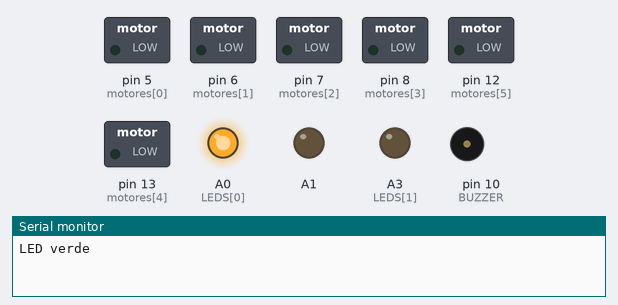
The sketch below on a simulated Arduino Uno, built with avr-gcc and run on an emulated ATmega328P. Shown: switched loads named in the sketch (green lamp = pin HIGH), output pins drawn as LEDs (lit = HIGH), buzzer (waves = sounding, pin HIGH), the last lines printed to the serial monitor.

Above: at 0.5 s.
At 1.8 s:
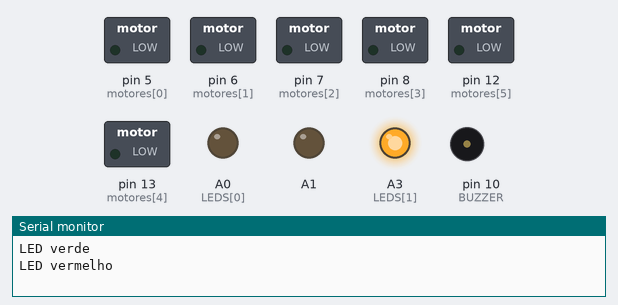
At 3.67 s:
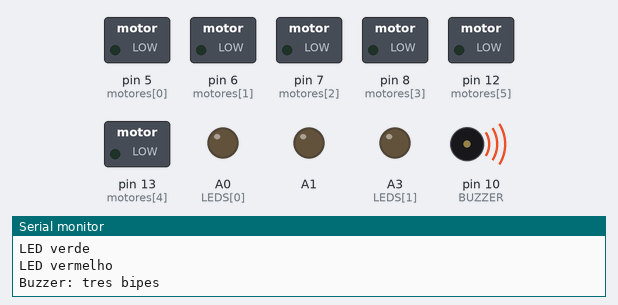
At 4.25 s:
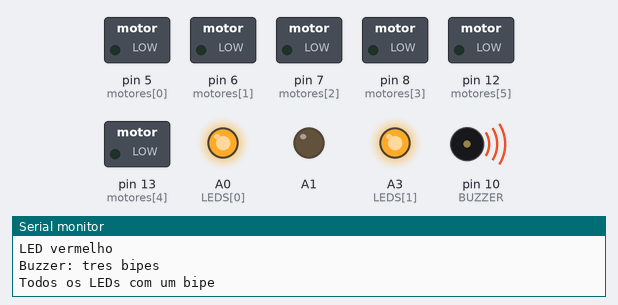
At 5.4 s:
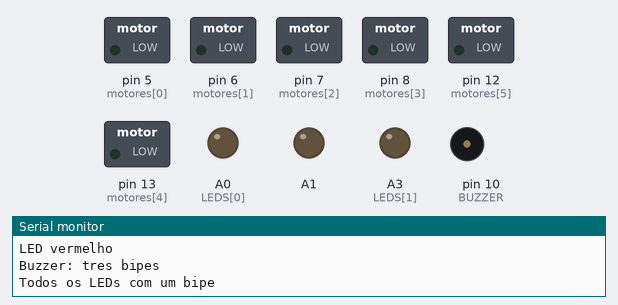
Timing chart, 0 to 8.3 s (numbered marks = the images above):
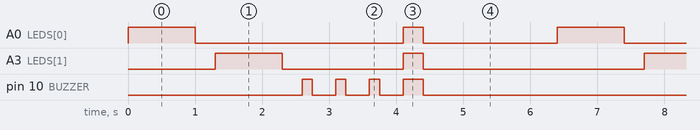

The sketch:

teste_sinalizacao.ino
```cpp
// Teste isolado para Arduino UNO: montagem SEM camera.
// LEDs: verde A0 e vermelho A3; antigo amarelo A1 mantido desligado.
const byte LEDS[] = {A0, A3};
const byte N_LEDS = sizeof(LEDS) / sizeof(LEDS[0]);
const byte BUZZER = 10;

void apagar() {
  for (byte i = 0; i < N_LEDS; i++) digitalWrite(LEDS[i], LOW);
  digitalWrite(BUZZER, LOW);
}

void setup() {
  // Mantem a ponte H da montagem sem camera desabilitada.
  const byte motores[] = {5, 6, 7, 8, 13, 12};
  for (byte i = 0; i < 6; i++) {
    digitalWrite(motores[i], LOW);
    pinMode(motores[i], OUTPUT);
  }
  for (byte i = 0; i < N_LEDS; i++) {
    digitalWrite(LEDS[i], LOW);
    pinMode(LEDS[i], OUTPUT);
  }
  digitalWrite(A1, LOW);
  pinMode(A1, OUTPUT);
  digitalWrite(BUZZER, LOW);
  pinMode(BUZZER, OUTPUT);
  Serial.begin(115200);
  apagar();
}

void loop() {
  const char* nomes[] = {"LED verde", "LED vermelho"};
  for (byte i = 0; i < N_LEDS; i++) {
    Serial.println(nomes[i]);
    digitalWrite(LEDS[i], HIGH);
    delay(1000);
    digitalWrite(LEDS[i], LOW);
    delay(300);
  }
  Serial.println("Buzzer: tres bipes");
  for (byte i = 0; i < 3; i++) {
    digitalWrite(BUZZER, HIGH);
    delay(150);
    digitalWrite(BUZZER, LOW);
    delay(350);
  }
  Serial.println("Todos os LEDs com um bipe");
  for (byte i = 0; i < N_LEDS; i++) digitalWrite(LEDS[i], HIGH);
  digitalWrite(BUZZER, HIGH);
  delay(300);
  apagar();
  delay(2000);
}
```

Measured:
- by itself, A0 (LEDS[0]): repeats every 6.4 s: LOW 3.1 s, HIGH 0.30 s, LOW 2.0 s, HIGH 1.0 s
- by itself, A3 (LEDS[1]): repeats every 6.4 s: LOW 1.8 s, HIGH 0.30 s, LOW 3.3 s, HIGH 1.0 s
- by itself, pin 10 (BUZZER): repeats every 6.4 s: 2 × (LOW 0.35 s, HIGH 0.15 s), LOW 0.35 s, HIGH 0.30 s, LOW 4.6 s, HIGH 0.15 s
